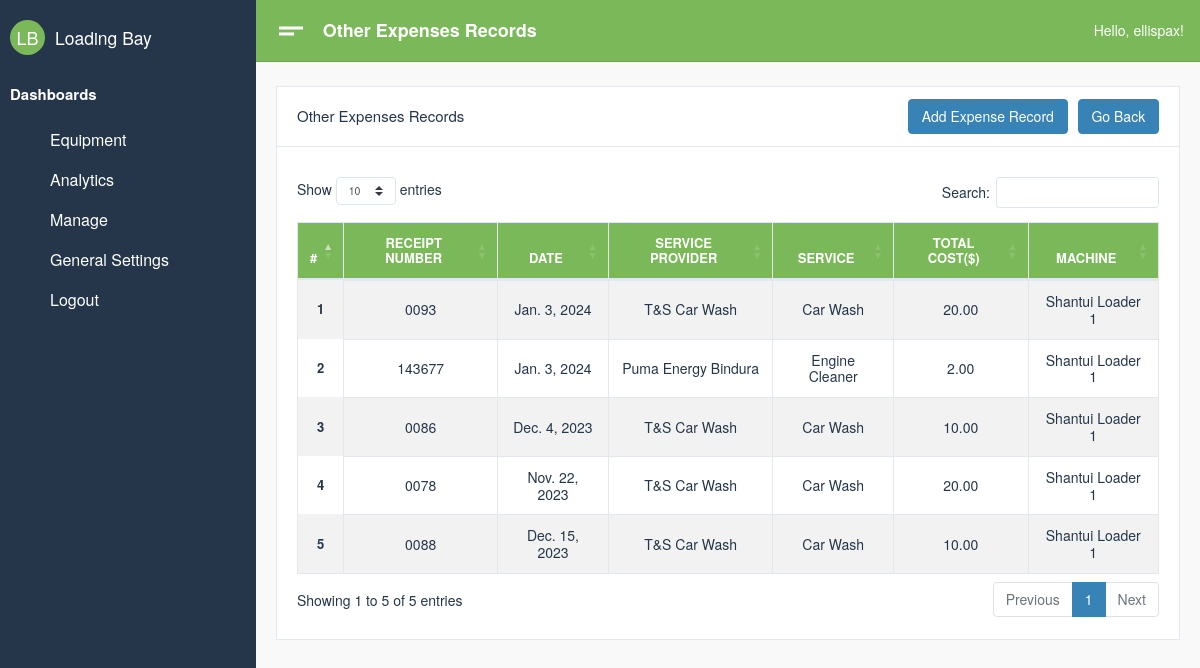
Before: /manager/expenses-list (signed in) with the older database file.
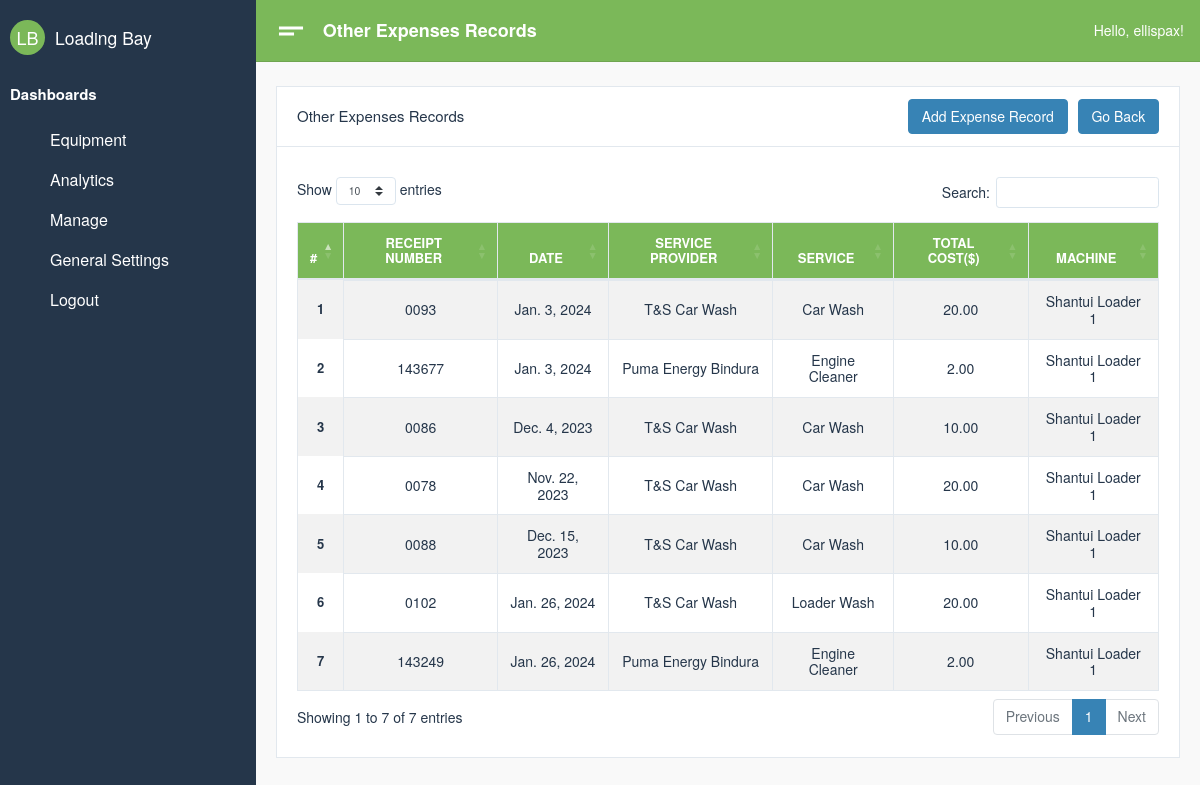
After: the same page with the newer database file.
### system/models.py (models this page shows, shortened)
class OtherExpenses(models.Model):
    machine             = models.ForeignKey(Equipment, on_delete=models.CASCADE, related_name = "ex_machine")
    receiptNumber       = models.CharField(max_length = 100)
    date                = models.DateField()
    service             = models.CharField(max_length = 150)
    serviceProvider     = models.CharField(max_length = 150)
    total_cost          = models.DecimalField(max_digits = 10, decimal_places=2)

class Equipment(models.Model):
    name                = models.CharField(max_length=255)
    make                = models.CharField(max_length=150)
    model               = models.CharField(max_length=150)
    man_year            = models.DateField()
    status              = models.BooleanField(default=True)
    def __str__(self):
        return f'{self.make}  {self.name}'

### manager/views.py (the view)
# urls.py: path('expenses-list', views.expense_list, name='expenses-list'),
@login_required
def expense_list(request):
    expense_records = OtherExpenses.objects.all()
    gen_settings = Settings.objects.filter(id=1).first()
    if gen_settings:
        request.session['main_machine'] = gen_settings.main_machine
    else:
        request.session['main_machine'] = ""
    context = {
        'title':'Other Expenses',
        'head': 'Other Expenses Records',
        'expenseRecords': expense_records
    }
    return render(request, 'manager/expenses.html', context)

### manager/templates/manager/expenses.html (shortened to what this page needs)
{%extends "dashboard/base.html"%}{%block content%}
<head>
</head>
<div class="card">
  <div class="card-header">
    <h4 class="card-title">{{ head }}</h4>
    <a href='{% url "add-expense" %}' class="btn btn-primary ml-auto">Add Expense Record</a>
    <a href='{% url "manager-home" %}' class="btn btn-primary">Go Back</a>
  </div>
  <div class="card-body">
    <link
      rel="stylesheet"
      href="https://cdnjs.cloudflare.com/ajax/libs/twitter-bootstrap/4.1.3/css/bootstrap.css"
    />
    <link
      rel="stylesheet"
      href="https://cdn.datatables.net/1.10.19/css/dataTables.bootstrap4.min.css"
    />
    <div class="table-responsive" style="margin-top: 10px">
      <table id="example" class="table table-striped table-bordered" style="width: 100%">
        <thead class="bg-success text-white">
          <tr>
            <th scope="col" class="text-center">#</th>
            <th scope="col" class="text-center">Receipt Number</th>
            <th scope="col" class="text-center">Date</th>
            <th scope="col" class="text-center">Service Provider</th>
            <th scope="col" class="text-center">Service</th>
            <th scope="col" class="text-center">Total Cost($)</th>
            <th scope="col" class="text-center">Machine</th>
          </tr>
        </thead>
        <tbody>
          {% for record in expenseRecords %}
          <tr>
            <th class="align-middle text-center" scope="row">{{ forloop.counter}}</th>
            <td class="align-middle text-center">{{ record.receiptNumber|upper }}</td>
            <td class="align-middle text-center">{{ record.date }}</td>
            <td class="align-middle text-center">{{ record.serviceProvider }}</td>
            <td class="align-middle text-center">{{ record.service }}</td>
            <td class="align-middle text-center">{{ record.total_cost }}</td>
            <td class="align-middle text-center">{{ record.machine }}</td>
          </tr>
          {% endfor %}
        </tbody>
      </table>
    </div>
  </div>
</div>
{%endblock content%}

### dashboard/templates/dashboard/base.html (shortened to what this page needs)
{% load static %}
{% load crispy_forms_tags %}
<!DOCTYPE html>
<html lang="en" dir="ltr">
    <head>
        <link type="text/css" href="{% static 'assets/css/vendor-morris.css" rel="stylesheet'%}">
        <link type="text/css" href="{% static 'assets/css/vendor-bootstrap-datepicker.css' %}" rel="stylesheet">
        <link type="text/css" href="{% static 'assets/css/app.css' %}" rel="stylesheet">
        <link type="text/css" href="{% static 'assets/css/app.rtl.css' %}" rel="stylesheet">
        <link type="text/css" href="{% static 'assets/vendor/simplebar.css' %}" rel="stylesheet">
        <link rel="stylesheet" href="https://cdnjs.cloudflare.com/ajax/libs/bootstrap-datepicker/1.9.0/css/bootstrap-datepicker.min.css">
    </head>
    <body>
        <div class="mdk-drawer-layout js-mdk-drawer-layout" data-fullbleed data-push data-responsive-width="992px" data-has-scrolling-region>
            <div class="mdk-drawer-layout__content">
                <div class="mdk-header-layout js-mdk-header-layout  mdk-header--fixed  mdk-header-layout__content--scrollable">
                    <div class="mdk-header js-mdk-header bg-success" data-fixed>
                        <div class="mdk-header__content">
                            <nav class="navbar navbar-expand-md bg-success navbar-dark d-flex-none">
                                <button class="btn btn-link text-white pl-0" type="button" data-toggle="sidebar">
                                <i class="material-icons align-middle md-36">short_text</i>
                                </button>
                                <div class="page-title m-0">{{ head }}</div>
                                <div class="collapse navbar-collapse" id="mainNavbar">
                                    <ul class="navbar-nav ml-auto align-items-center">
                                        Hello, {{ request.user }}!
                                    </ul>
                                </div>
                            </nav>
                        </div>
                    </div>
                    <div class="mdk-header-layout__content top-navbar mdk-header-layout__content--scrollable h-100">
                        <div class="container-fluid">
                            {% block content %}
                            {% endblock content %}
                        </div>
                    </div>
                </div>
            </div>
            <div class="mdk-drawer js-mdk-drawer" id="default-drawer">
                <div class="mdk-drawer__content">
                    <div class="mdk-drawer__inner" data-simplebar data-simplebar-force-enabled="true">
                        <nav class="drawer  drawer--dark bg-grey">
                            <div class="drawer-spacer">
                                <div class="media align-items-center">
                                    <a href="{%url 'dashboard'%}" class="drawer-brand-circle mr-2 bg-success">LB</a>
                                    <div class="media-body">
                                        <a href="{%url 'dashboard'%}" class="h5 m-0 text-link">Loading Bay</a>
                                    </div>
                                </div>
                            </div>
                            <div class="py-2 drawer-heading text-white">
                                Dashboards
                            </div>
                            <ul class="drawer-menu" id="dasboardMenu" data-children=".drawer-submenu">
                                <li class="drawer-menu-item active ">
                                    <a href="{%url 'show-equipment'%}">
                                        <span class="drawer-menu-text">Equipment</span>
                                    </a>
                                </li>
                                <li class="drawer-menu-item active ">
                                    <a href="{%url 'analytics-home'%}">
                                        <span class="drawer-menu-text">Analytics</span>
                                    </a>
                                </li>
                                <li class="drawer-menu-item active ">
                                    <a href="{%url 'manager-home'%}">
                                        <span class="drawer-menu-text">Manage</span>
                                    </a>
                                </li>
                                <li class="drawer-menu-item active ">
                                    <a href='{%url "settings"%}'>
                                        <span class="drawer-menu-text"> General Settings</span>
                                    </a>
                                </li>
                                <li class="drawer-menu-item active ">
                                    <a href='{%url "logout"%}'>
                                        <span class="drawer-menu-text"> Logout</span>
                                    </a>
                                </li>
                            </ul>
                        </nav>
                    </div>
                </div>
            </div>
        </div>
</body>
</html>

### manager/templates/manager/expenses.html (style rules this page uses)
.card-header { display: flex; justify-content: space-between; align-items: center; }
.card-header .btn { margin-left: 10px; }

Changed rows visible on the page:
added OtherExpenses: receiptNumber "0102", date "Jan. 26, 2024", serviceProvider "T&S Car Wash", service "Loader Wash", total_cost "20.00", machine "Shantui Loader 1"
added OtherExpenses: receiptNumber "143249", date "Jan. 26, 2024", serviceProvider "Puma Energy Bindura", service "Engine Cleaner", total_cost "2.00", machine "Shantui Loader 1"
Other visible differences:
text written by a page script: "Show entries Search: Showing 1 to 5 of 5 entries Previous 1 Next" → "Show entries Search: Showing 1 to 7 of 7 entries Previous 1 Next"
